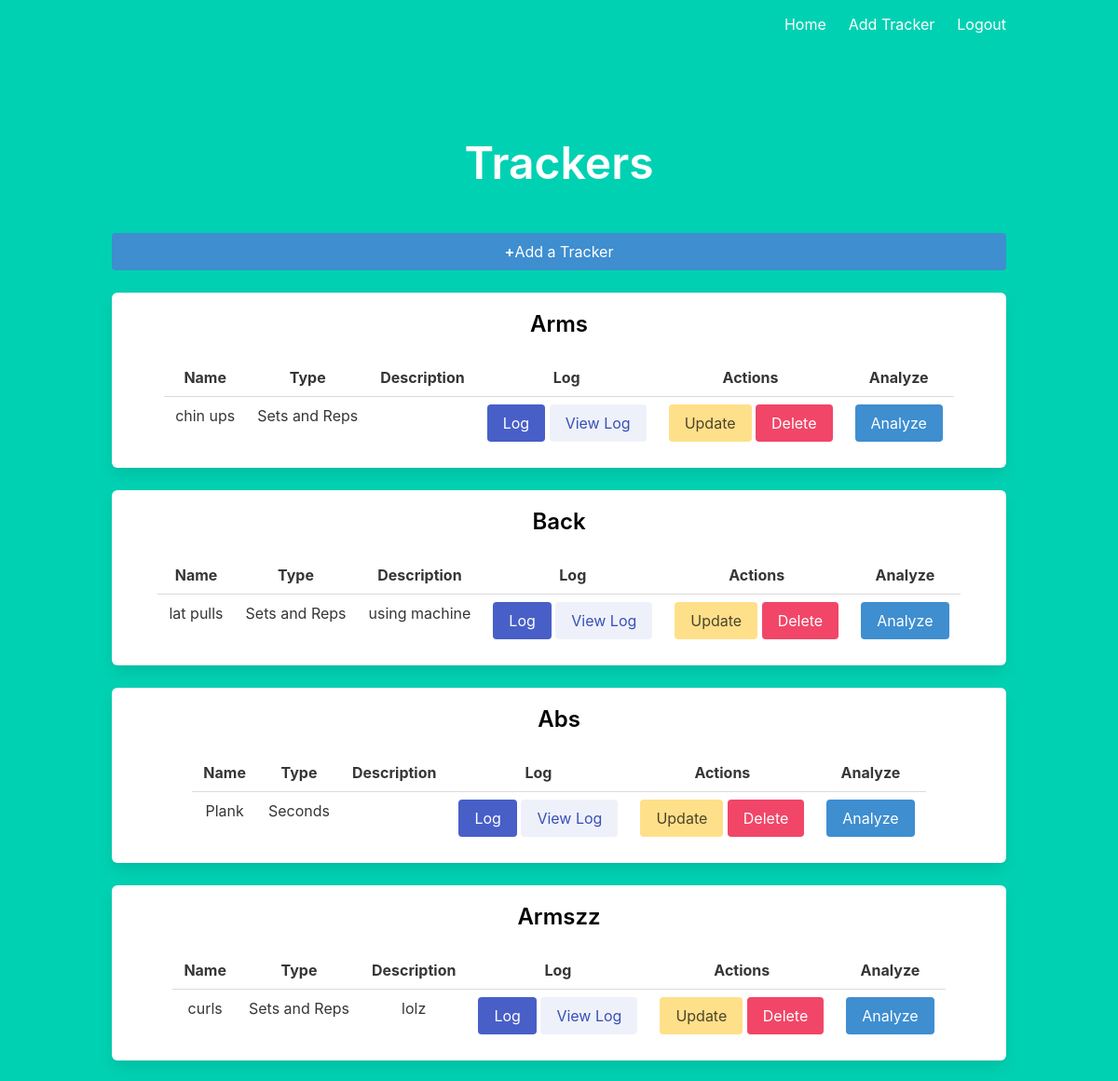
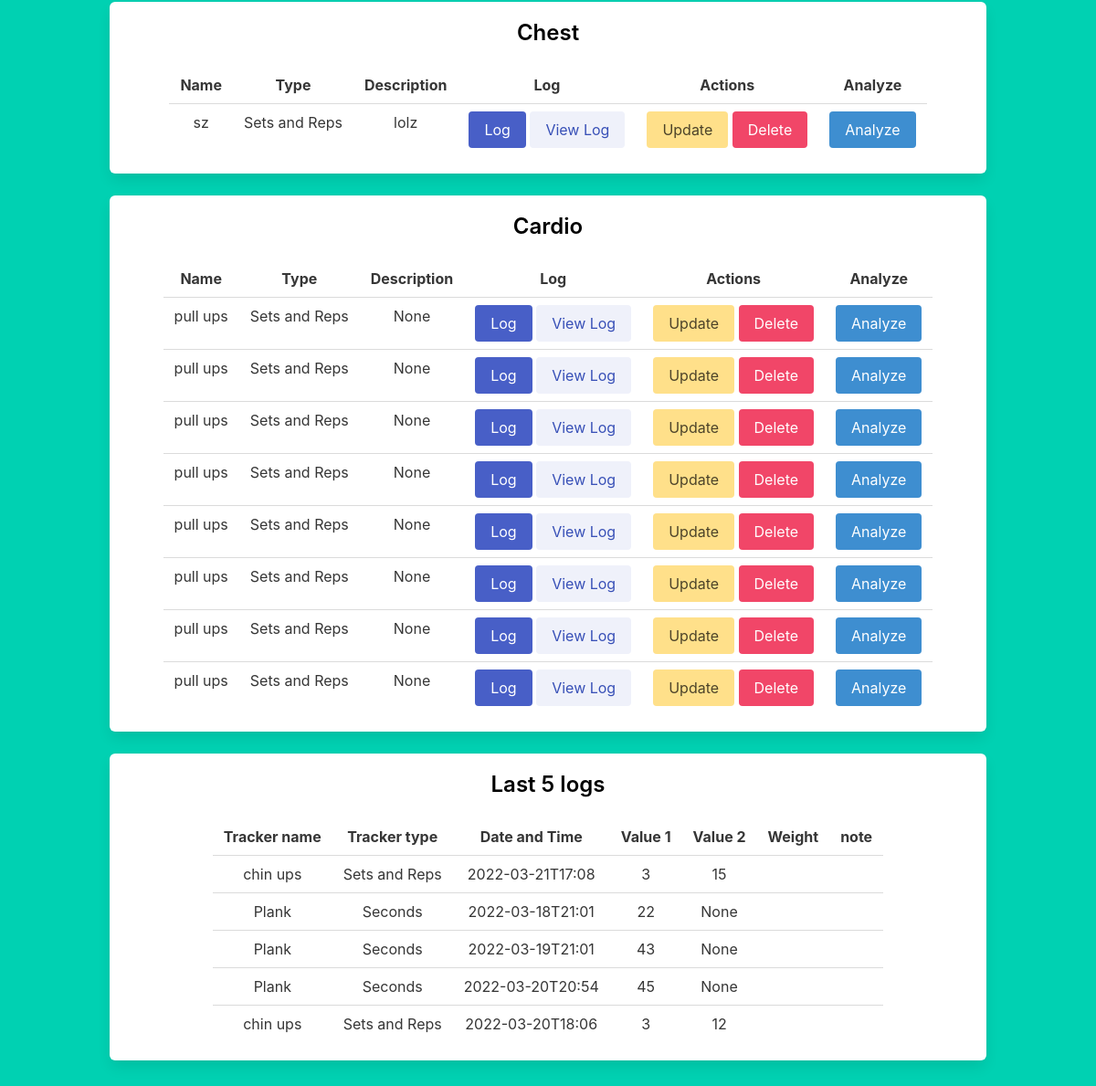
The page /dashboard (signed in) on the database its author committed (2 pictures, top to bottom).
### main.py (models this page shows)
class tracker(db.Model):
    __tablename__ = 'tracker'
    id = db.Column(db.Integer, primary_key=True,
                   autoincrement=True, nullable=False)
    name = db.Column(db.String, nullable=False)
    option = db.Column(db.String, nullable=False)
    group = db.Column(db.String, nullable=False)
    description = db.Column(db.String)
    u_id = db.Column(db.String, db.ForeignKey(user.id), nullable=False)

class log(db.Model):
    __tablename__ = 'log'
    id = db.Column(db.Integer, primary_key=True,
                   autoincrement=True, nullable=False)
    t_id = db.Column(db.Integer, db.ForeignKey(tracker.id), nullable=False)
    timestamp = db.Column(db.String, nullable=False)
    value_1 = db.Column(db.Integer, nullable=False)
    value_2 = db.Column(db.Integer)
    weight = db.Column(db.Integer)
    note = db.Column(db.String)

### main.py (the view)
@app.route('/dashboard')
def dashboard():
    if 'user' not in session:
        return redirect(url_for('index'))
    username = session['user']
    uid = user.query.filter_by(username=username).first().id
    tids = []
    groups = {}
    trackers = tracker.query.filter_by(u_id=uid).all()
    for t in trackers:
        tids.append(t.id)
        if t.group not in groups.keys():
            groups[t.group] = [copy.copy(t)]
        else:
            groups[t.group].append(copy.copy(t))
    ulogs = db.session.execute(
        'select log.timestamp, log.value_1, log.value_2, log.weight, log.note, tracker.name, tracker.option from log, tracker where log.t_id = tracker.id and log.t_id in (select t.id from user u, tracker t where t.u_id = u.id and u.id={uid}) order by log.id desc limit 5'.format(uid=uid))
    return render_template("dashboard.html", groups=groups, ulogs=ulogs)

### templates/dashboard.html
{% extends "layout.html" %} {% block body %}
<div class="section">
  <h1 class="title is-1">Trackers</h1>
</div>
<div class="block">
  <a href="/add_tracker" class="button is-info is-fullwidth">
    <strong>+</strong> Add a Tracker</a
  >
</div>
{% for group in groups.keys() %}
<div class="box">
  <div class="block">
    <h1 class="title is-4" style="color: black">{{ group }}</h1>
  </div>
  <table class="table" , style="margin-left: auto; margin-right: auto">
    <thread>
      <tr>
        <th>Name</th>
        <th>Type</th>
        <th>Description</th>
        <th>Log</th>
        <th>Actions</th>
        <th>Analyze</th>
      </tr>
    </thread>
    {% for tracker in groups[group] %}
    <tr>
      <td>{{tracker.name}}</td>
      <td>{{tracker.option}}</td>
      <td>{{tracker.description}}</td>
      <td>
        <a class="button is-link" href="/log/{{tracker.id}}">Log</a>
        <a class="button is-link is-light" href="/view_log/{{tracker.id}}"
          >View Log</a
        >
      </td>
      <td>
        <a class="button is-warning" href="/update_tracker/{{tracker.id}}"
          >Update</a
        >
        <a class="button is-danger" href="/delete_tracker/{{tracker.id}}"
          >Delete</a
        >
      </td>
      <td><a href="/analyze_tracker/{{tracker.id}}" class="button is-info">Analyze</a></td>
    </tr>
    {% endfor %}
  </table>
</div>
{% endfor %}
<div class="box">
    <div class="block">
      <h1 class="title is-4" style="color: black">Last 5 logs</h1>
    </div>
<table class="table" , style="margin-left: auto; margin-right: auto">
    <thread>
        <tr>
            <th>Tracker name</th>
            <th>Tracker type</th>
          <th>Date and Time</th>
          <th>Value 1</th>
          <th>Value 2</th>
          <th>Weight</th>
          <th>note</th>
        </tr>
      </thread>
    {% for log in ulogs %}
    <tr>
        <td>{{ log.name }}</td>
        <td>{{ log.option }}</td>
        <td>{{ log.timestamp }}</td>
        <td>{{ log.value_1 }}</td>
        <td>{{ log.value_2 }}</td>
        <td>{{ log.weight }}</td>
        <td>{{ log.note }}</td>
    </tr>
    {% endfor %}
</table>
</div>
  {% endblock %}

### templates/layout.html (shortened to what this page needs)
<!DOCTYPE html>
<html>
<head>
    <link rel="stylesheet" href="https://cdn.jsdelivr.net/npm/bulma@0.9.3/css/bulma.min.css">
</head>
<body>
    <section class="hero is-primary is-fullheight">
        <div class="hero-head">
            <nav class="navbar">
                <div class="container">
                    <div id="navbarMenuHeroA" class="navbar-menu">
                        <div class="navbar-end">
                            <a href="{{ url_for('index') }}" class="navbar-item">
                                Home
                            </a>
                            {% if session['user'] %}
                            <a href="/add_tracker" class="navbar-item">
                                Add Tracker
                            </a>
                            <a href="{{ url_for('logout') }}" class="navbar-item">
                                Logout
                            </a>
                            {% endif %}
                        </div>
                    </div>
                </div>
            </nav>
        </div>
        <div class="hero-body">
            <div class="container has-text-centered">
               {% block body %}
               {% endblock %}
            </div>
        </div>
    </section>
</body>
</html>

### rows shown on the page
tracker: group "Arms", name "chin ups", option "Sets and Reps"
tracker: group "Back", name "lat pulls", option "Sets and Reps", description "using machine"
tracker: group "Abs", name "Plank", option "Seconds"
tracker: group "Armszz", name "curls", option "Sets and Reps", description "lolz"
tracker: group "Chest", name "sz", option "Sets and Reps", description "lolz"
tracker: group "Cardio", name "pull ups", option "Sets and Reps", description "None"
tracker: name "pull ups", option "Sets and Reps", description "None"
tracker: name "pull ups", option "Sets and Reps", description "None"
tracker: name "pull ups", option "Sets and Reps", description "None"
tracker: name "pull ups", option "Sets and Reps", description "None"
tracker: name "pull ups", option "Sets and Reps", description "None"
tracker: name "pull ups", option "Sets and Reps", description "None"
tracker: name "pull ups", option "Sets and Reps", description "None"
log: name "chin ups", option "Sets and Reps", timestamp "2022-03-21T17:08", value_1 "3", value_2 "15"
log: name "Plank", option "Seconds", timestamp "2022-03-18T21:01", value_1 "22", value_2 "None"
log: name "Plank", option "Seconds", timestamp "2022-03-19T21:01", value_1 "43", value_2 "None"
log: name "Plank", option "Seconds", timestamp "2022-03-20T20:54", value_1 "45", value_2 "None"
log: name "chin ups", option "Sets and Reps", timestamp "2022-03-20T18:06", value_1 "3", value_2 "12"
